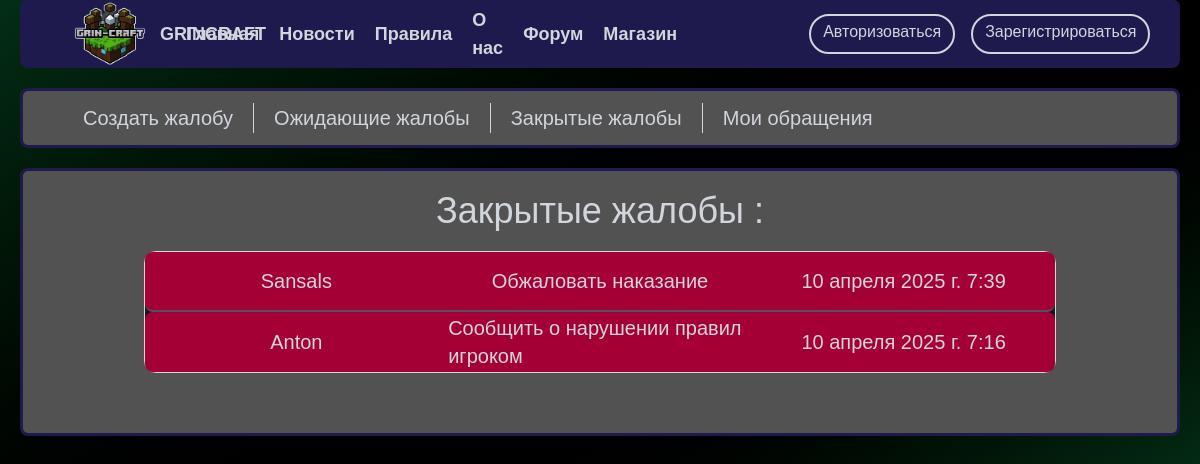
The page /forum/complaints/closed on the database as committed earlier.
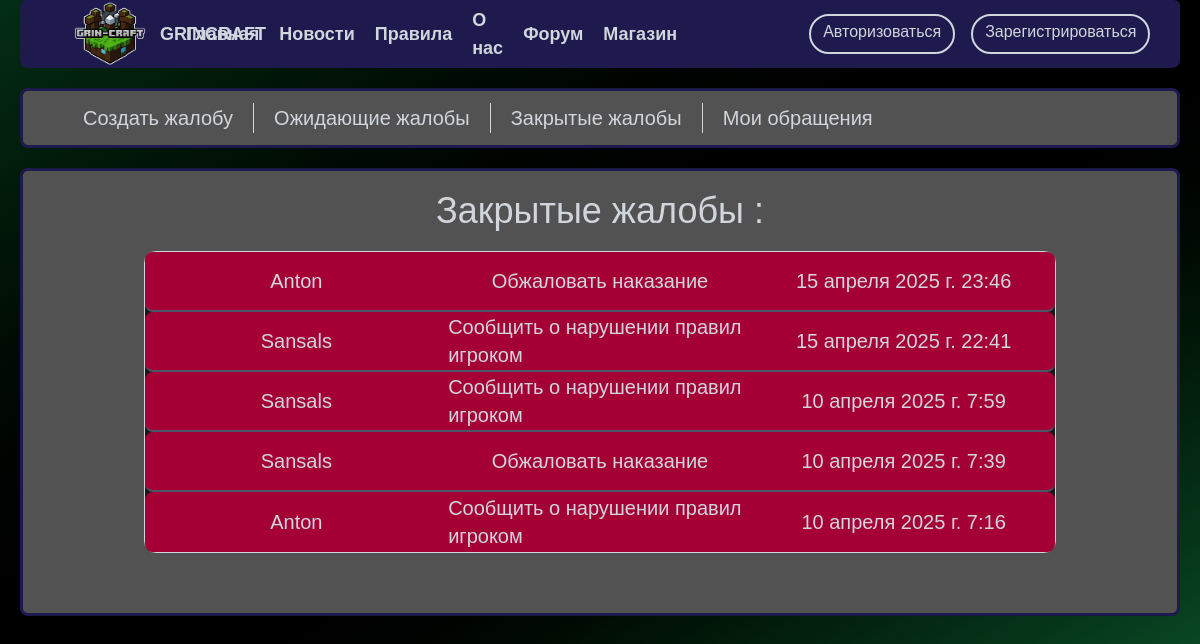
The same page on the database as committed later.
### forum/models.py (models this page shows, shortened)
class ForumComplaints(models.Model):
    COMPLAINT_ABOUT_THE_USER = 'Сообщить о нарушении правил игроком'
    APPEAL_THE_PUNISHMENT = 'Обжаловать наказание'
    COMPLAINT_ABOUT_THE_ADMIN = 'Сообщить о нарушении правил со стороны Администрации'
    COMPLAINT_ABOUT_THE_CLAN = 'Сообщить о нарушении правил кланом/группой игроков'
    SUBJECT = {
        (COMPLAINT_ABOUT_THE_USER, 'Сообщить о нарушении правил игроком'),
        (APPEAL_THE_PUNISHMENT, 'Обжаловать наказание'),
        (COMPLAINT_ABOUT_THE_ADMIN, 'Сообщить о нарушении правил со стороны Администрации'),
        (COMPLAINT_ABOUT_THE_CLAN, 'Сообщить о нарушении правил кланом/группой игроков'),
    }
    subject = models.CharField('Раздел форума', max_length=52, choices= SUBJECT)
    user = models.ForeignKey(settings.AUTH_USER_MODEL,
                                 on_delete=models.CASCADE,
                                default=None,
                                related_name='claimant',
                                verbose_name = 'Заявитель'
                                 )
    defendant = models.ForeignKey(settings.AUTH_USER_MODEL,
                                  on_delete=models.CASCADE,
                                  default=None,
                                  related_name='defendant',
                                  verbose_name='Нарушитель'
                                  )
    question = models.TextField('Заявление', max_length= 600 )
    proofs = models.CharField('Доказательства', max_length= 600)
    date = models.DateTimeField(auto_now_add=True)
    is_resolved = models.BooleanField(default=False)
    is_anonymous = models.BooleanField(default=False)
    class Meta:
        verbose_name = 'Жалобу на форумe'
        verbose_name_plural = 'Жалобы с форума'

### forum/views.py (the view)
# urls.py: path('complaints/closed', views.complaints_closed_view, name='complaints_closed'),
def complaints_closed_view(request):
    data = {
        'title_text': 'Закрытые жалобы',
        'all_tickets': get_closed_complaints(),
        'basket_value': basket_value(request),
    }
    return render(request, 'forum/complaints/records.html', data)

### forum/services.py (called while the page is built)
def get_closed_complaints():
    all_closed_complaints = ForumComplaints.objects.order_by('-date').filter(is_resolved=True)
    return all_closed_complaints

### shop/services.py (called while the page is built)
def get_all_user_baskets(request):
    """Только не оплаченные корзины"""
    try:
        products = Baskets.objects.filter(user=get_user(request), is_purchased = False)
        logger.info(
            f'{datetime.datetime.now()} |INFO| '
            f'Username: {get_username(request)} |'
            f' |shop.services| '
            f'User get all objects from Baskets'
        )
        return products
    except Exception:
        logger.error(
            f'{datetime.datetime.now()} |ERROR| '
            f'Username: {get_username(request)} |'
            f' |shop.services| '
            f'User failed get all objects from Baskets')

def basket_value(request):
    baskets = get_all_user_baskets(request)
    return baskets.total_value

### work/global_services.py (called while the page is built)
def get_user(request):
    if request.user.is_authenticated:
        return request.user
    else:
        return None

def get_username(request):
    if request.user.is_authenticated:
        return request.user.username
    else:
        return 'Нет пользователя'

### forum/templates/forum/complaints/records.html
{% extends 'forum/complaints/techsupport_header.html' %}
{% block records %}
    <div class="m-5 bg-neutral-600 border-3 px-10 pt-5 pb-15 border-indigo-950 rounded-lg">
        <div class="text-center text-gray-300 text-4xl font-medium mb-5">{{title_text}} :</div>
        <div class="flex flex-col divide-y-2 divide-gray-600 w-[85%] m-auto border-1
         border-gray-1 bg-neutral-900 rounded-xl text-gray-300 text-xl font-medium">
            {% if all_tickets %}
                {% for el in all_tickets %}
                    {% if el.is_resolved == False %}
                        <a href="{% url 'complaints_record' el.pk %}" class="grid grid-cols-3 justify-items-center h-15 items-center
                                                      hover:bg-neutral-800 hover:rounded-lg">
                            {% if el.is_anonymous %}
                                {% if el.user.id == user.id %}
                                    <div>Моё анонимное обращение</div>
                                {% else %}
                                    <div>*Имя скрыто*</div>
                                {% endif %}
                            {% else %}
                                <div>{{el.user.username}}</div>
                            {% endif %}
                            <div>{{el.subject}}</div>
                            <div>{{el.date}}</div>
                        </a>
                    {% else %}
                        <a href="{% url 'complaints_record' el.pk %}" class="grid grid-cols-3 rounded-lg bg-rose-800 justify-items-center h-15 items-center
                                                      hover:bg-rose-900 hover:rounded-lg">
                            <div>{{el.user.username}}</div>
                            <div>{{el.subject}}</div>
                            <div>{{el.date}}</div>
                        </a>
                    {% endif %}
                {% endfor %}
            {% else %}
                <div class="col-span-3 text-center text-xl font-semibold my-20 text-gray-300">Нет подходящих тикетов...</div>
            {% endif %}
        </div>
    </div>
{% endblock %}

Rows that differ between the two databases and show on the page:
added ForumComplaints: user.username "Anton", subject "Обжаловать наказание", date "15 апреля 2025 г. 23:46"
added ForumComplaints: user.username "Sansals", subject "Сообщить о нарушении правил игроком", date "15 апреля 2025 г. 22:41"
now on this page (row edited): ForumComplaints: user.username "Sansals", subject "Сообщить о нарушении правил игроком", date "10 апреля 2025 г. 7:59"
